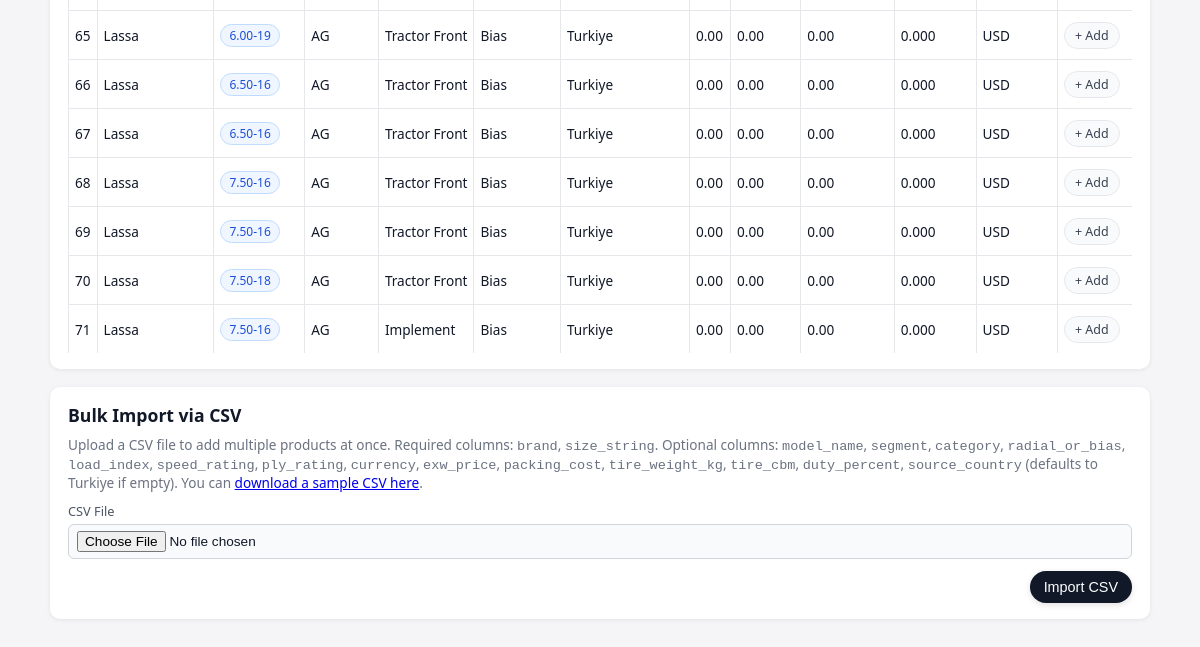
/products (lower part), run on an earlier commit of the app's database.
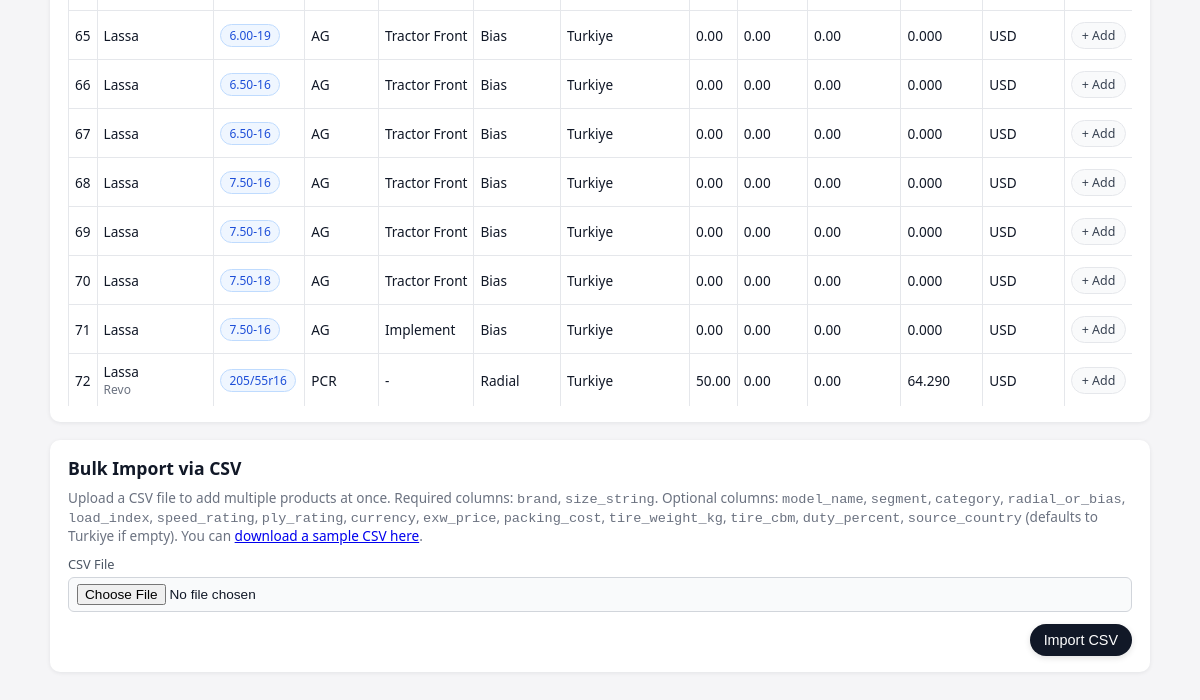
And on a later commit of the database.
### app/main.py (models this page shows)
class Product(Base):
    __tablename__ = "products"
    id = Column(Integer, primary_key=True, index=True)
    brand = Column(String, nullable=False)
    model_name = Column(String)
    size_string = Column(String, nullable=False)
    segment = Column(String)
    category = Column(String)
    radial_or_bias = Column(String)
    load_index = Column(String)
    speed_rating = Column(String)
    ply_rating = Column(String)
    currency = Column(String, default="USD")
    exw_price = Column(Float, default=0.0)
    packing_cost = Column(Float, default=0.0)
    tire_weight_kg = Column(Float, default=0.0)
    tire_cbm = Column(Float, default=0.0)
    duty_percent = Column(Float, default=0.0)
    source_country = Column(String, default="Turkiye")
    competitor_prices = relationship(
        "CompetitorPrice",
        back_populates="product",
        cascade="all, delete-orphan",
    )

### app/main.py (the view)
@app.get("/products", response_class=HTMLResponse)
def list_products(request: Request, db: Session = Depends(get_db)):
    products = db.query(Product).all()
    return templates.TemplateResponse(
        "products.html",
        {
            "request": request,
            "products": products,
            "segment_choices": SEGMENT_CHOICES,
            "category_choices_by_segment": CATEGORY_CHOICES_BY_SEGMENT,
            "radial_bias_choices": RADIAL_BIAS_CHOICES,
            "speed_rating_choices": SPEED_RATING_CHOICES,
            "country_choices": COUNTRY_CHOICES,
        },
    )

### templates/products.html (shortened to what this page needs)
{% extends "base.html" %}
{% block content %}
<div class="section-card">
  {% if products %}
    <div class="products-table-wrapper">
      <table class="products-table">
        <tbody>
          {% for product in products %}
            <tr>
              <td>{{ product.id }}</td>
              <td>
                <div>{{ product.brand }}</div>
                {% if product.model_name %}
                  <div style="font-size:0.75rem;color:#6b7280;">{{ product.model_name }}</div>
                {% endif %}
              </td>
              <td>
                <span class="badge">{{ product.size_string }}</span>
              </td>
              <td>{{ product.segment or "-" }}</td>
              <td>{{ product.category or "-" }}</td>
              <td>{{ product.radial_or_bias or "-" }}</td>
              <td>{{ product.source_country or "Turkiye" }}</td>
              <td>{{ "%.2f"|format(product.exw_price or 0) }}</td>
              <td>{{ "%.2f"|format(product.packing_cost or 0) }}</td>
              <td>{{ "%.2f"|format(product.tire_weight_kg or 0) }}</td>
              <td>{{ "%.3f"|format(product.tire_cbm or 0) }}</td>
              <td>{{ product.currency or "USD" }}</td>
<td>
  {% set comp_count = product.competitor_prices | length %}
  {% if comp_count > 0 %}
    <a href="/competitors?product_id={{ product.id }}" class="competitor-pill has-data">
      {{ comp_count }} {% if comp_count == 1 %}offer{% else %}offers{% endif %}
    </a>
  {% else %}
    <a href="/competitors?product_id={{ product.id }}" class="competitor-pill">
      + Add
    </a>
  {% endif %}
</td>
            </tr>
          {% endfor %}
        </tbody>
      </table>
    </div>
  {% else %}
    <p style="font-size:0.9rem;color:#6b7280;">No products yet. Add your first tire using the button above.</p>
  {% endif %}
</div>
<div class="section-card">
  <div class="section-title">Bulk Import via CSV</div>
  <div class="section-subtitle">
    Upload a CSV file to add multiple products at once.
    Required columns: <code>brand</code>, <code>size_string</code>.
    Optional columns:
    <code>model_name</code>, <code>segment</code>, <code>category</code>,
    <code>radial_or_bias</code>, <code>load_index</code>, <code>speed_rating</code>,
    <code>ply_rating</code>, <code>currency</code>, <code>exw_price</code>,
    <code>packing_cost</code>, <code>tire_weight_kg</code>, <code>tire_cbm</code>,
    <code>duty_percent</code>, <code>source_country</code> (defaults to Turkiye if empty).
    You can <a href="/products/sample_csv">download a sample CSV here</a>.
  </div>
  <form action="/products/import_csv" method="post" enctype="multipart/form-data">
    <div class="form-grid">
      <div class="form-field">
        <label>CSV File</label>
        <input type="file" name="file" accept=".csv" required>
      </div>
    </div>
    <div class="form-actions">
      <button type="submit" class="primary-button">
        Import CSV
      </button>
    </div>
  </form>
</div>
{% endblock %}

### templates/base.html (shortened to what this page needs)
<!DOCTYPE html>
<html lang="en">
<head>
</head>
<body>
<main>
    {% block content %}{% endblock %}
</main>
</body>
</html>
</html>

### templates/base.html (style rules this page uses)
body { font-family: system-ui, -apple-system, BlinkMacSystemFont, "Segoe UI", sans-serif; margin: 0; padding: 0; background: #f5f5f7; color: #111827; }
main { max-width: 1100px; margin: 24px auto 40px auto; padding: 0 16px; }
table { width: 100%; border-collapse: collapse; font-size: 13px; }
input, select { font-size: 13px; padding: 4px 6px; border-radius: 4px; border: 1px solid #d1d5db; width: 100%; box-sizing: border-box; }

### templates/products.html (style rules this page uses)
.primary-button { border: none; outline: none; padding: 8px 14px; border-radius: 999px; background: #111827; color: #fff; font-size: 0.9rem; font-weight: 500; cursor: pointer; display: inline-flex; align-items: center; gap: 6px; box-shadow: 0 2px 6px rgba(0,0,0,0.12); }
.section-card { background: #ffffff; border-radius: 10px; padding: 16px 18px; margin-bottom: 18px; box-shadow: 0 1px 4px rgba(15,23,42,0.08); }
.section-title { font-size: 1.1rem; font-weight: 600; margin-bottom: 8px; }
.section-subtitle { font-size: 0.85rem; color: #6b7280; margin-bottom: 10px; }
.products-table-wrapper { overflow-x: auto; }
.products-table { width: 100%; border-collapse: collapse; font-size: 0.85rem; }
.products-table tr:last-child td { border-bottom: none; }
.form-grid { display: grid; grid-template-columns: repeat(auto-fit, minmax(190px, 1fr)); gap: 10px 16px; margin-top: 8px; }
.form-field label { display: block; font-size: 0.8rem; font-weight: 500; margin-bottom: 4px; color: #4b5563; }
.form-field input, .form-field select { width: 100%; padding: 6px 8px; border-radius: 6px; border: 1px solid #d1d5db; font-size: 0.85rem; outline: none; background: #f9fafb; }
.form-actions { margin-top: 12px; display: flex; justify-content: flex-end; gap: 8px; }

What changed in the data, as far as the page shows it:
added Product: id "72", brand "Lassa", model_name "Revo", size_string "205/55r16", segment "PCR", category "-", radial_or_bias "Radial", source_country "Turkiye", exw_price "50.00", packing_cost "0.00", tire_weight_kg "0.00", tire_cbm "64.290", currency "USD"
